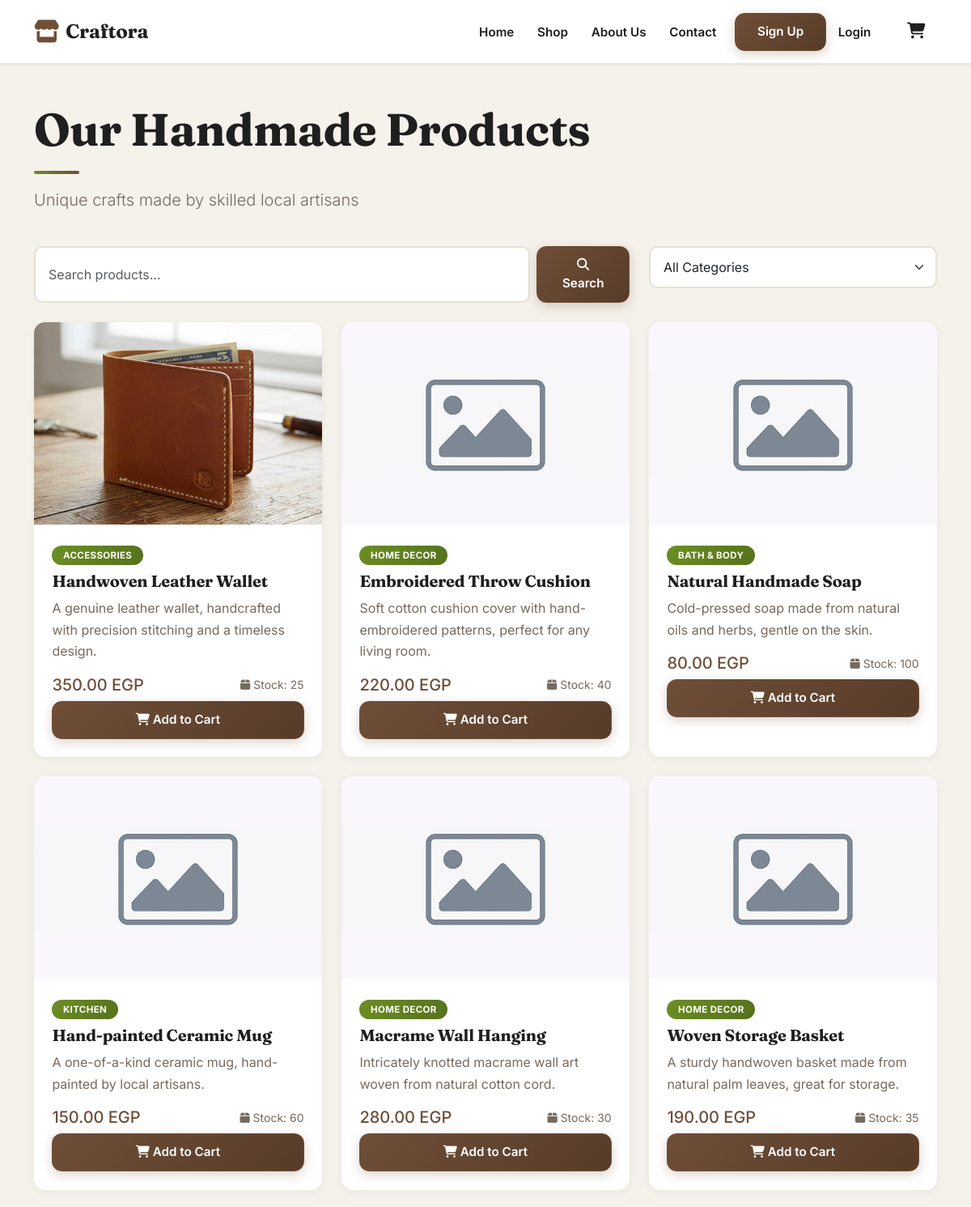
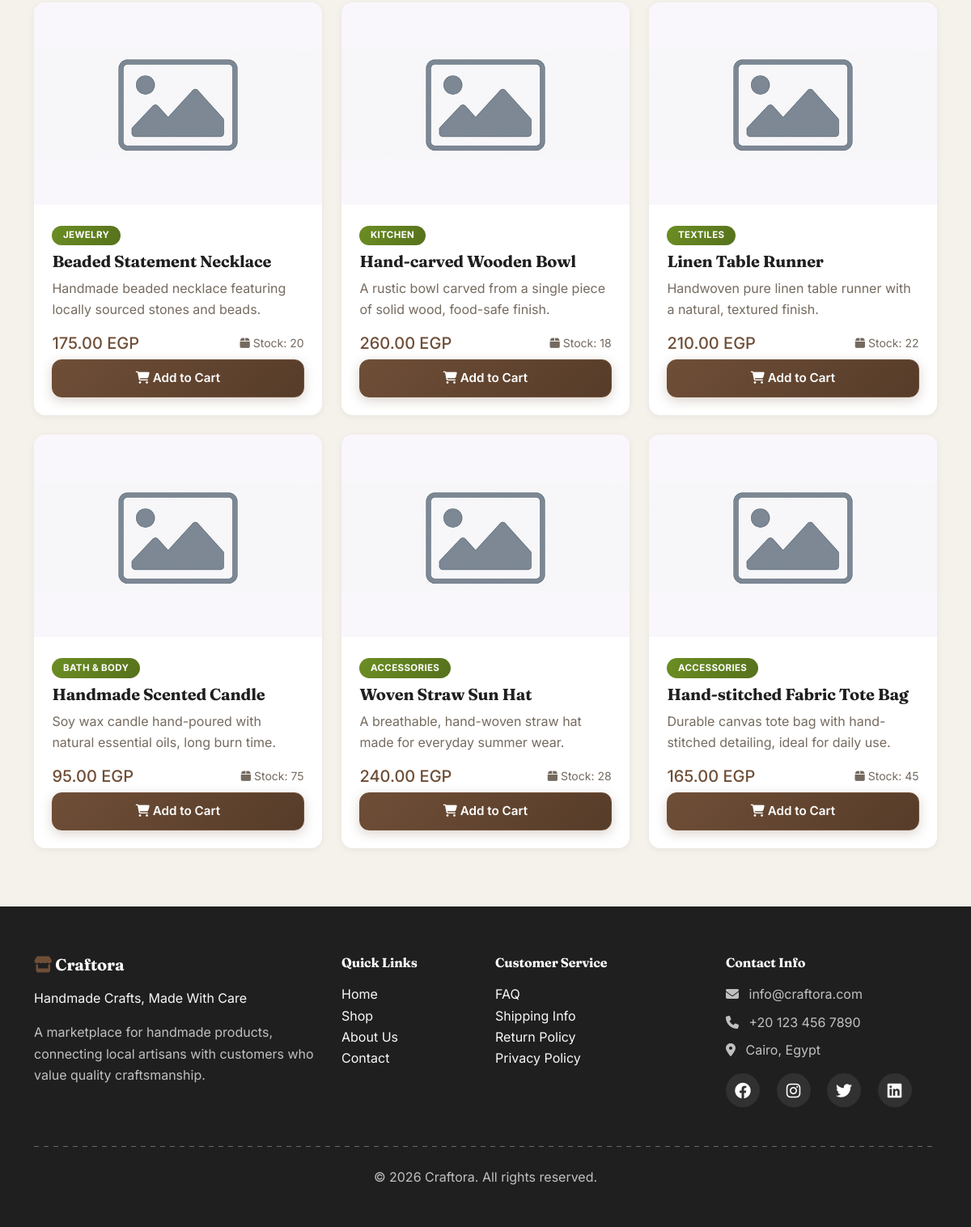
/products.php, run on the app's committed database (2 pictures, top to bottom).
### tables this page shows
CREATE TABLE IF NOT EXISTS products (
    id              INT UNSIGNED AUTO_INCREMENT PRIMARY KEY,
    name            VARCHAR(150)        NOT NULL,
    description     TEXT                NULL,
    price           DECIMAL(10,2)       NOT NULL,
    category        VARCHAR(80)         NOT NULL,
    image           VARCHAR(255)        NOT NULL,
    stock           INT UNSIGNED        NOT NULL DEFAULT 0,
    featured        BOOLEAN             NOT NULL DEFAULT FALSE,
    created_at      TIMESTAMP           NOT NULL DEFAULT CURRENT_TIMESTAMP
);

### config.php (called while the page is built, shortened)
<?php
function isLoggedIn() {
    return isset($_SESSION['user_id']);
}
function formatPrice($price) {
    return number_format($price, 2) . ' EGP';
}
?>

### products.php (the view, shortened to what this page needs)
<?php
require_once 'config.php';
$search = isset($_GET['search']) ? sanitize($_GET['search']) : '';
$query = "SELECT * FROM products WHERE 1=1";
$query .= " ORDER BY created_at DESC";
$stmt = $conn->prepare($query);
$stmt->execute();
$products_result = $stmt->get_result();
?>
<!DOCTYPE html>
<html lang="en">
<head>
    <link href="https://cdn.jsdelivr.net/npm/bootstrap@5.3.0/dist/css/bootstrap.min.css" rel="stylesheet">
    <link rel="stylesheet" href="https://cdnjs.cloudflare.com/ajax/libs/font-awesome/6.4.0/css/all.min.css">
    <link rel="stylesheet" href="css/style.css">
</head>
<body>
    <?php include 'includes/header.php'; ?>
    <div class="container my-5">
        <div class="row mb-4">
            <div class="col-md-12">
                <h1 class="display-4 fw-bold mb-3">Our Handmade Products</h1>
                <p class="lead text-muted">Unique crafts made by skilled local artisans</p>
            </div>
        </div>
        <div class="row mb-4">
            <div class="col-md-8">
                <form action="" method="GET" class="d-flex">
                    <input type="text" name="search" class="form-control me-2" placeholder="Search products..." value="<?php echo htmlspecialchars($search); ?>">
                    <button type="submit" class="btn btn-primary">
                        <i class="fas fa-search"></i> Search
                    </button>
                </form>
            </div>
            <div class="col-md-4">
                <select class="form-select" onchange="window.location.href='products.php?category='+encodeURIComponent(this.value)">
                    <option value="">All Categories</option>
                </select>
            </div>
        </div>
        <?php if ($products_result->num_rows > 0): ?>
        <div class="row">
            <?php while($product = $products_result->fetch_assoc()): ?>
            <div class="col-md-4 mb-4">
                <div class="card product-card h-100">
                    <img src="images/products/<?php echo $product['image']; ?>" class="card-img-top" alt="<?php echo htmlspecialchars($product['name']); ?>" onerror="this.src='images/placeholder.jpg'">
                    <div class="card-body">
                        <span class="badge bg-secondary mb-2"><?php echo htmlspecialchars($product['category']); ?></span>
                        <h5 class="card-title"><?php echo htmlspecialchars($product['name']); ?></h5>
                        <p class="card-text text-muted"><?php echo htmlspecialchars($product['description']); ?></p>
                        <div class="d-flex justify-content-between align-items-center mb-2">
                            <span class="h5 mb-0 text-primary"><?php echo formatPrice($product['price']); ?></span>
                            <small class="text-muted">
                                <i class="fas fa-box"></i> Stock: <?php echo $product['stock']; ?>
                            </small>
                        </div>
                        <?php if ($product['stock'] > 0): ?>
                            <button class="btn btn-primary w-100 add-to-cart" data-id="<?php echo $product['id']; ?>">
                                <i class="fas fa-shopping-cart"></i> Add to Cart
                            </button>
                        <?php else: ?>
                            <button class="btn btn-secondary w-100" disabled>
                                Out of Stock
                            </button>
                        <?php endif; ?>
                    </div>
                </div>
            </div>
            <?php endwhile; ?>
        </div>
        <?php endif; ?>
    </div>
    <?php include 'includes/footer.php'; ?>
</body>
</html>

### includes/header.php (shortened to what this page needs)
<nav class="navbar navbar-expand-lg navbar-light bg-white sticky-top shadow-sm">
    <div class="container">
        <a class="navbar-brand d-flex align-items-center" href="index.php">
            <i class="fas fa-store text-primary me-2 fs-3" style="display:none;"></i>
            <span class="fw-bold fs-4">Craftora</span>
        </a>
        <div class="collapse navbar-collapse" id="navbarNav">
            <ul class="navbar-nav ms-auto align-items-lg-center">
                <li class="nav-item">
                    <a class="nav-link" href="index.php">Home</a>
                </li>
                <li class="nav-item">
                    <a class="nav-link" href="products.php">Shop</a>
                </li>
                <li class="nav-item">
                    <a class="nav-link" href="about.php">About Us</a>
                </li>
                <li class="nav-item">
                    <a class="nav-link" href="contact.php">Contact</a>
                </li>
                <?php if (isLoggedIn()): ?>
                    <li class="nav-item dropdown">
                        <a class="nav-link dropdown-toggle" href="#" id="userDropdown" role="button" data-bs-toggle="dropdown">
                            <i class="fas fa-user-circle"></i> Account
                        </a>
                        <ul class="dropdown-menu dropdown-menu-end">
                            <li><a class="dropdown-item" href="profile.php">My Profile</a></li>
                            <li><a class="dropdown-item" href="orders.php">My Orders</a></li>
                            <li><hr class="dropdown-divider"></li>
                            <li><a class="dropdown-item" href="logout.php">Logout</a></li>
                        </ul>
                    </li>
                <?php else: ?>
                    <li class="nav-item">
                        <a class="btn btn-primary ms-lg-2" href="register.php">Sign Up</a>
                    </li>
                    <li class="nav-item">
                        <a class="nav-link" href="login.php">Login</a>
                    </li>
                <?php endif; ?>
                <li class="nav-item ms-lg-3">
                    <a class="nav-link position-relative" href="cart.php">
                        <i class="fas fa-shopping-cart fs-5"></i>
                    </a>
                </li>
            </ul>
        </div>
    </div>
</nav>

### includes/footer.php
<footer class="footer bg-dark text-white py-5 mt-5">
    <div class="container">
        <div class="row">
            <div class="col-md-4 mb-4">
                <h5 class="fw-bold mb-3">
                    <i class="fas fa-store text-primary"></i> Craftora
                </h5>
                <p class="text-light">Handmade Crafts, Made With Care</p>
                <p>A marketplace for handmade products, connecting local artisans with customers who value quality craftsmanship.</p>
            </div>
            <div class="col-md-2 mb-4">
                <h6 class="fw-bold mb-3">Quick Links</h6>
                <ul class="list-unstyled">
                    <li><a href="index.php" class="text-light text-decoration-none">Home</a></li>
                    <li><a href="products.php" class="text-light text-decoration-none">Shop</a></li>
                    <li><a href="about.php" class="text-light text-decoration-none">About Us</a></li>
                    <li><a href="contact.php" class="text-light text-decoration-none">Contact</a></li>
                </ul>
            </div>
            <div class="col-md-3 mb-4">
                <h6 class="fw-bold mb-3">Customer Service</h6>
                <ul class="list-unstyled">
                    <li><a href="#" class="text-light text-decoration-none">FAQ</a></li>
                    <li><a href="#" class="text-light text-decoration-none">Shipping Info</a></li>
                    <li><a href="#" class="text-light text-decoration-none">Return Policy</a></li>
                    <li><a href="#" class="text-light text-decoration-none">Privacy Policy</a></li>
                </ul>
            </div>
            <div class="col-md-3 mb-4">
                <h6 class="fw-bold mb-3">Contact Info</h6>
                <ul class="list-unstyled">
                    <li class="mb-2"><i class="fas fa-envelope me-2"></i> info@craftora.com</li>
                    <li class="mb-2"><i class="fas fa-phone me-2"></i> +20 123 456 7890</li>
                    <li><i class="fas fa-map-marker-alt me-2"></i> Cairo, Egypt</li>
                </ul>
                <div class="social-links mt-3">
                    <a href="#" class="text-white me-3"><i class="fab fa-facebook fa-lg"></i></a>
                    <a href="#" class="text-white me-3"><i class="fab fa-instagram fa-lg"></i></a>
                    <a href="#" class="text-white me-3"><i class="fab fa-twitter fa-lg"></i></a>
                    <a href="#" class="text-white"><i class="fab fa-linkedin fa-lg"></i></a>
                </div>
            </div>
        </div>
        <hr class="border-secondary my-4">
        <div class="row">
            <div class="col-md-12 text-center">
                <p class="mb-0">&copy; <?php echo date('Y'); ?> Craftora. All rights reserved.</p>
            </div>
        </div>
    </div>
</footer>

### data on the page
products: image (picture), category "ACCESSORIES", name "Handwoven Leather Wallet", description "A genuine leather wallet, handcrafted with precision stitching and a timeless design.", price "350.00 EGP", stock "25"
products: category "HOME DECOR", name "Embroidered Throw Cushion", description "Soft cotton cushion cover with hand-embroidered patterns, perfect for any living room.", price "220.00 EGP", stock "40"
products: category "BATH & BODY", name "Natural Handmade Soap", description "Cold-pressed soap made from natural oils and herbs, gentle on the skin.", price "80.00 EGP", stock "100"
products: category "KITCHEN", name "Hand-painted Ceramic Mug", description "A one-of-a-kind ceramic mug, hand-painted by local artisans.", price "150.00 EGP", stock "60"
products: category "HOME DECOR", name "Macrame Wall Hanging", description "Intricately knotted macrame wall art woven from natural cotton cord.", price "280.00 EGP", stock "30"
products: category "HOME DECOR", name "Woven Storage Basket", description "A sturdy handwoven basket made from natural palm leaves, great for storage.", price "190.00 EGP", stock "35"
products: category "JEWELRY", name "Beaded Statement Necklace", description "Handmade beaded necklace featuring locally sourced stones and beads.", price "175.00 EGP", stock "20"
products: category "KITCHEN", name "Hand-carved Wooden Bowl", description "A rustic bowl carved from a single piece of solid wood, food-safe finish.", price "260.00 EGP", stock "18"
products: category "TEXTILES", name "Linen Table Runner", description "Handwoven pure linen table runner with a natural, textured finish.", price "210.00 EGP", stock "22"
products: category "BATH & BODY", name "Handmade Scented Candle", description "Soy wax candle hand-poured with natural essential oils, long burn time.", price "95.00 EGP", stock "75"
products: category "ACCESSORIES", name "Woven Straw Sun Hat", description "A breathable, hand-woven straw hat made for everyday summer wear.", price "240.00 EGP", stock "28"
products: category "ACCESSORIES", name "Hand-stitched Fabric Tote Bag", description "Durable canvas tote bag with hand-stitched detailing, ideal for daily use.", price "165.00 EGP", stock "45"
